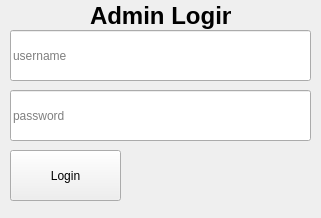
<?xml version="1.0" encoding="UTF-8"?>
<ui version="4.0">
 <class>Login</class>
 <widget class="QWidget" name="Login">
  <property name="geometry">
   <rect>
    <x>0</x>
    <y>0</y>
    <width>321</width>
    <height>218</height>
   </rect>
  </property>
  <property name="windowTitle">
   <string>MeX LMS - Login</string>
  </property>
  <widget class="QLineEdit" name="login_username">
   <property name="geometry">
    <rect>
     <x>10</x>
     <y>30</y>
     <width>301</width>
     <height>51</height>
    </rect>
   </property>
   <property name="placeholderText">
    <string>username</string>
   </property>
  </widget>
  <widget class="QLineEdit" name="login_password">
   <property name="geometry">
    <rect>
     <x>10</x>
     <y>90</y>
     <width>301</width>
     <height>51</height>
    </rect>
   </property>
   <property name="placeholderText">
    <string>password</string>
   </property>
  </widget>
  <widget class="QPushButton" name="login_btn">
   <property name="geometry">
    <rect>
     <x>10</x>
     <y>150</y>
     <width>111</width>
     <height>51</height>
    </rect>
   </property>
   <property name="text">
    <string>Login</string>
   </property>
   <property name="autoDefault">
    <bool>true</bool>
   </property>
  </widget>
  <widget class="QLabel" name="label">
   <property name="geometry">
    <rect>
     <x>90</x>
     <y>0</y>
     <width>141</width>
     <height>31</height>
    </rect>
   </property>
   <property name="font">
    <font>
     <pointsize>18</pointsize>
     <weight>75</weight>
     <bold>true</bold>
    </font>
   </property>
   <property name="text">
    <string>Admin Login</string>
   </property>
  </widget>
  <widget class="QLabel" name="login_error">
   <property name="geometry">
    <rect>
     <x>140</x>
     <y>160</y>
     <width>171</width>
     <height>31</height>
    </rect>
   </property>
   <property name="font">
    <font>
     <pointsize>12</pointsize>
     <weight>75</weight>
     <bold>true</bold>
    </font>
   </property>
   <property name="styleSheet">
    <string notr="true">QLabel {
color:rgb(255, 0, 0);
}</string>
   </property>
   <property name="text">
    <string/>
   </property>
   <property name="textFormat">
    <enum>Qt::RichText</enum>
   </property>
  </widget>
 </widget>
 <resources/>
 <connections/>
</ui>
